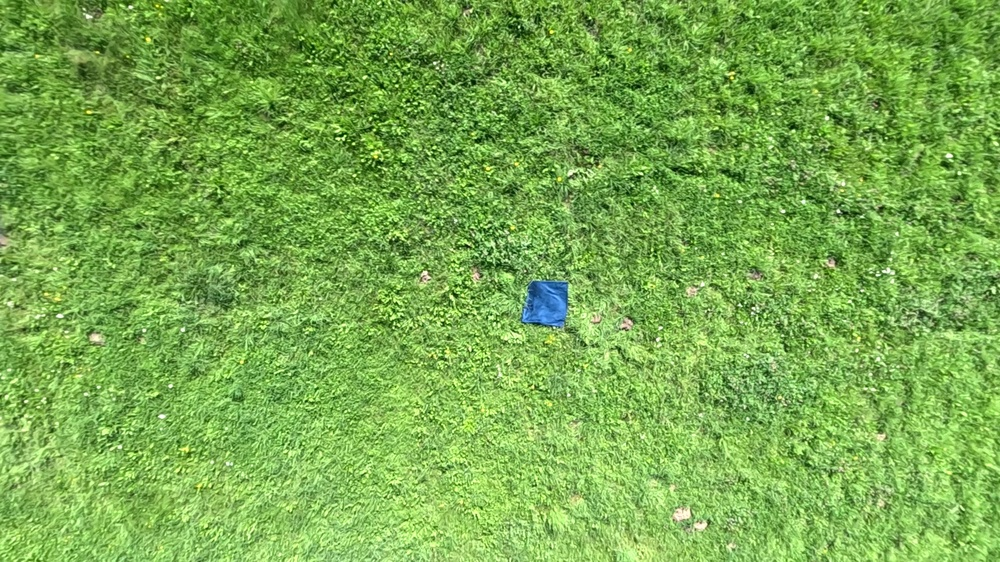
#> input picture AI_Prototyping/test_images/images/shapes_eval_0.jpg, 1000 x 562 px, shrunk from 1920 x 1080 before the run, given in place of the camera
$ python wykrywanieFigurPC.py
#> lines starting #> are read from the running program, lines starting #| are printed output that depends on the picture; after the words box and inside, x2 and y2 are one past the last pixel; in counts of white or black regions, pixels touching at a corner belong together
import cv2
import numpy as np

#indeks 0 dla kamery w laptopie indeks 2 dla GoPro
cap=cv2.VideoCapture(0)

while True:
    _,frame=cap.read()
#> frame is the input picture: shape (562, 1000, 3); mean B, G, R 78.4, 171.1, 121.2

    hsv = cv2.cvtColor(frame, cv2.COLOR_BGR2HSV)
#> hsv: shape (562, 1000, 3); mean H, S, V 46.3, 145.9, 171.3

    lower_blue = np.array([90, 100, 100])
    upper_blue = np.array([135, 255, 255])

    lower_red1 = np.array([0, 100, 100])
    upper_red1 = np.array([5, 255, 255])

    lower_red2 = np.array([136, 100, 100])
    upper_red2 = np.array([180, 255, 255])

    mask_blue = cv2.inRange(hsv, lower_blue, upper_blue)
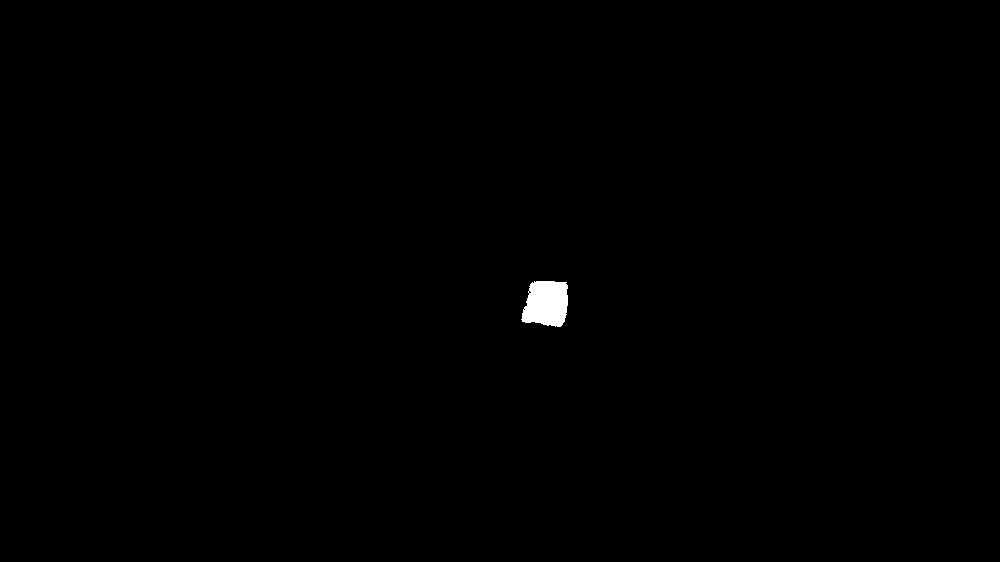
#> mask_blue: shape (562, 1000); 0.31% white; 1 white region

    mask_red1 = cv2.inRange(hsv, lower_red1, upper_red1)
#> mask_red1: shape (562, 1000); every value is 0
    mask_red2 = cv2.inRange(hsv, lower_red2, upper_red2)

    mask_red = cv2.bitwise_or(mask_red1, mask_red2)

    # Teraz możesz użyć tego jako obrazu wejściowego do wykrywania konturów
    contours_blue, _ = cv2.findContours(mask_blue, cv2.RETR_TREE, cv2.CHAIN_APPROX_SIMPLE)
#> contours_blue = 3 contours, 2 with area under 20; largest, box (x1, y1, x2, y2) and area: (521, 281, 568, 327) 1674
    countours_red, _ = cv2.findContours(mask_red, cv2.RETR_TREE, cv2.CHAIN_APPROX_SIMPLE)
#> countours_red = []


    for cnt in contours_blue:
        if cv2.contourArea(cnt) < 300:  # Pomijamy szumy
            continue

        approx = cv2.approxPolyDP(cnt,0.04*cv2.arcLength(cnt,True),True)
        cv2.drawContours(frame, [approx], 0, 0, 3)
        print(len(approx))

        if len(approx)==3:
            x = approx.ravel()[0]
            y = approx.ravel()[1]
            # rysujemy tekst
            # czcionka
            font = cv2.FONT_HERSHEY_SIMPLEX
            # co chcemy napisac
            frame = cv2.putText(frame, 'Trojkat ', (x, y), font, 1, (255, 0, 0), 4)

            #srodek ciezkosci trojkata
            srodek_tr_x = int((approx.ravel()[0] + approx.ravel()[2] + approx.ravel()[4]) / 3)
            srodek_tr_y = int((approx.ravel()[1] + approx.ravel()[3] + approx.ravel()[5]) / 3)
            cv2.circle(frame, (srodek_tr_x,srodek_tr_y), 3, (0, 255, 0), 3)

        if len(approx)==4:
            x = approx.ravel()[0]
            y = approx.ravel()[1]
            # rysujemy tekst
            # czcionka
            font = cv2.FONT_HERSHEY_SIMPLEX
            # co chcemy napisac
            frame = cv2.putText(frame, 'Kwadrat ', (x, y), font, 1, (255, 0, 0), 4)


            #obliczanie srodka kwadratu
            srodek_kw_x=int((approx.ravel()[2]+approx.ravel()[6])/2)
            srodek_kw_y=int((approx.ravel()[3]+approx.ravel()[7])/2)
            cv2.circle(frame, (srodek_kw_x,srodek_kw_y), 3, (0, 255, 0), 3)
        if len(approx)==6:
            x = approx.ravel()[0]
            y = approx.ravel()[1]
            # rysujemy tekst
            # czcionka
            font = cv2.FONT_HERSHEY_SIMPLEX
            # co chcemy napisac
            frame = cv2.putText(frame, 'Szesciokat ', (x, y), font, 1, (255, 0, 0), 4)

            #obliczanie srodka szesciokata
            srodek_sz_x = 0
            for i in range(0,12,2):
                srodek_sz_x = srodek_sz_x + approx.ravel()[i]
            srodek_sz_x = int(srodek_sz_x / 6)

            srodek_sz_y = 0
            for i in range(1, 12, 2):
                srodek_sz_y = srodek_sz_y + approx.ravel()[i]
            srodek_sz_y = int(srodek_sz_y / 6)

            cv2.circle(frame,(srodek_sz_x,srodek_sz_y), 3, (0, 255, 0), 3)
#> this loop made 3 passes
#> (approx, x, y, font, srodek_kw_x, srodek_kw_y) on pass 1: ([[532, 282], [522, 321], [560, 326], [566, 282]], 532, 282, 0, 544, 301)
#> cnt on pass 2: [[523, 309], [524, 308], [525, 309], [524, 310]]
#| 4
#> pass 1, `frame = cv2.putText(frame, 'Kwadrat ', (x, y), font, 1, (255, 0, 0), 4)`:
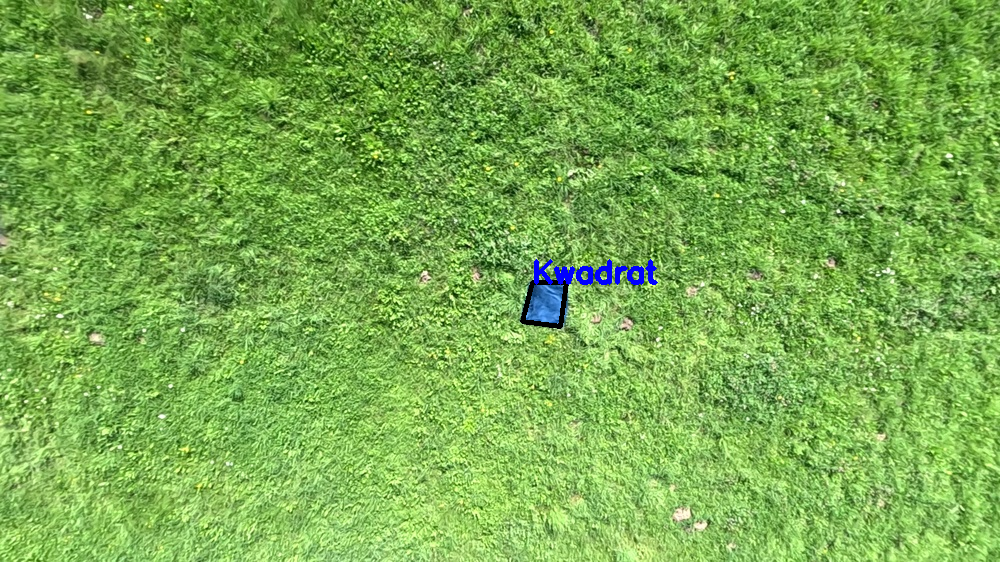
#> frame: shape (562, 1000, 3); 0.39% of pixels changed, all inside (x1, y1, x2, y2) = (520, 259, 658, 329)
#> after the loop: frame: shape (562, 1000, 3); 0.02% of pixels changed, all inside (x1, y1, x2, y2) = (539, 296, 550, 307)

    for cnt in countours_red:
        if cv2.contourArea(cnt) < 300:  # Pomijamy szumy
            continue

        approx = cv2.approxPolyDP(cnt,0.04*cv2.arcLength(cnt,True),True)
        cv2.drawContours(frame, [approx], 0, 0, 3)
        print(len(approx))

        if len(approx)==3:
            x = approx.ravel()[0]
            y = approx.ravel()[1]

            # rysujemy tekst
            # czcionka
            font = cv2.FONT_HERSHEY_SIMPLEX
            # co chcemy napisac
            frame = cv2.putText(frame, 'Trojkat ', (x, y), font, 1, (0, 0, 255), 4)

            # srodek ciezkosci trojkata
            srodek_tr_x = int((approx.ravel()[0] + approx.ravel()[2] + approx.ravel()[4]) / 3)
            srodek_tr_y = int((approx.ravel()[1] + approx.ravel()[3] + approx.ravel()[5]) / 3)
            cv2.circle(frame, (srodek_tr_x, srodek_tr_y), 3, (0, 255, 0), 3)

        if len(approx)==4:
            x = approx.ravel()[0]
            y = approx.ravel()[1]

            # rysujemy tekst
            # czcionka
            font = cv2.FONT_HERSHEY_SIMPLEX
            # co chcemy napisac
            frame = cv2.putText(frame, 'Kwadrat ', (x, y), font, 1, (0, 0, 255), 4)

            # obliczanie srodka kwadratu
            srodek_kw_x = int((approx.ravel()[2] + approx.ravel()[6]) / 2)
            srodek_kw_y = int((approx.ravel()[3] + approx.ravel()[7]) / 2)
            cv2.circle(frame, (srodek_kw_x, srodek_kw_y), 3, (0, 255, 0), 3)

        if len(approx)==6:
            x = approx.ravel()[0]
            y = approx.ravel()[1]
            # rysujemy tekst
            # czcionka
            font = cv2.FONT_HERSHEY_SIMPLEX
            # co chcemy napisac
            frame = cv2.putText(frame, 'Szesciokat', (x, y), font, 1, (0, 0, 255), 4)

            # obliczanie srodka szesciokata
            srodek_sz_x = 0
            for i in range(0, 12, 2):
                srodek_sz_x = srodek_sz_x + approx.ravel()[i]
            srodek_sz_x = int(srodek_sz_x / 6)

            srodek_sz_y = 0
            for i in range(1, 12, 2):
                srodek_sz_y = srodek_sz_y + approx.ravel()[i]
            srodek_sz_y =int(srodek_sz_y / 6)

            cv2.circle(frame, (srodek_sz_x, srodek_sz_y), 3, (0, 255, 0), 3)
#> this loop made 0 passes

    cv2.imshow('mask blue', mask_blue)
    cv2.imshow('mask red', mask_red)
    cv2.imshow('obraz', frame)


    if cv2.waitKey(1) == ord('q'):
#> (key q is pressed here)
        break

cap.release()
cv2.destroyAllWindows()

$ run again, on AI_Prototyping/test_images/images/shapes_eval_1.jpg
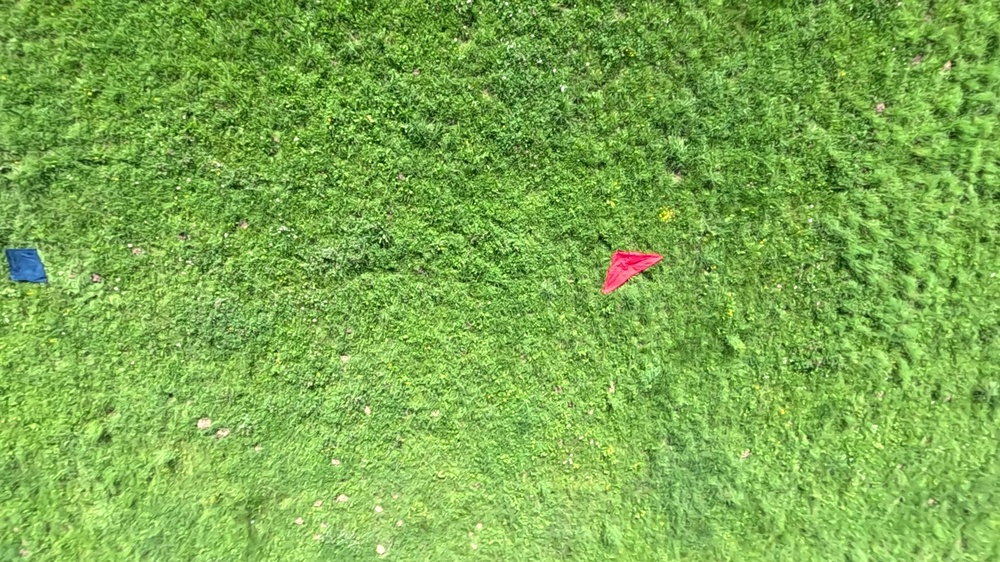
#> input picture AI_Prototyping/test_images/images/shapes_eval_1.jpg, 1000 x 562 px, shrunk from 1920 x 1080 before the run, given in place of the camera
#> frame is the input picture: shape (562, 1000, 3); mean B, G, R 78.3, 172.5, 124.7
#> hsv: shape (562, 1000, 3); mean H, S, V 45.7, 146.1, 173
#> `mask_blue = cv2.inRange(hsv, lower_blue, upper_blue)`:
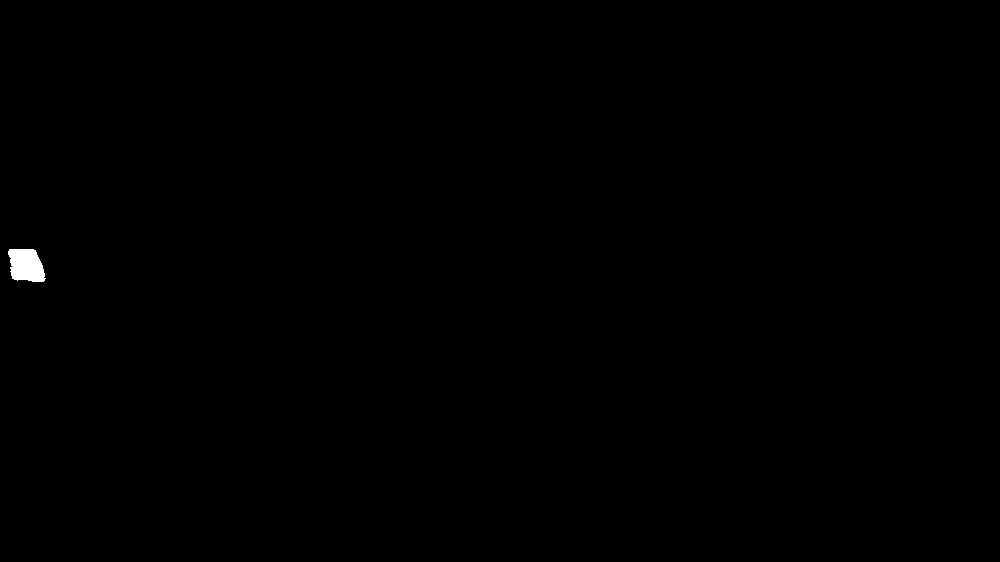
#> mask_blue: shape (562, 1000); 0.18% white; 1 white region, box (x1, y1, x2, y2) and area: (8, 249, 46, 282) 990
#> mask_red1: shape (562, 1000); 0.02% white in thin lines or dots, all inside (x1, y1, x2, y2) = (604, 251, 661, 292)
#> mask_red2: shape (562, 1000); 0.19% white; 1 white region, box (x1, y1, x2, y2) and area: (605, 252, 660, 290) 1043
#> mask_red: shape (562, 1000); 0.21% white; 1 white region
#> contours_blue = 1 contour; box (x1, y1, x2, y2) and area: (8, 249, 46, 282) 930
#> countours_red = 5 contours, 4 with area under 20; largest, box (x1, y1, x2, y2) and area: (604, 251, 661, 292) 1104
#> the loop `for cnt in contours_blue:` made 1 pass
#> (approx, x, y, font, srodek_kw_x, srodek_kw_y) on pass 1: ([[9, 249], [12, 278], [44, 280], [35, 250]], 9, 249, 0, 23, 264)
#> (printed output is left out)
#> the loop `for cnt in countours_red:` made 5 passes
#> (approx, x, y, font, srodek_tr_x, srodek_tr_y) on pass 1: ([[604, 291], [660, 256], [617, 251]], 604, 291, 0, 627, 266)
#> (printed output is left out)
#> pass 1, `frame = cv2.putText(frame, 'Trojkat ', (x, y), font, 1, (0, 0, 255), 4)`:
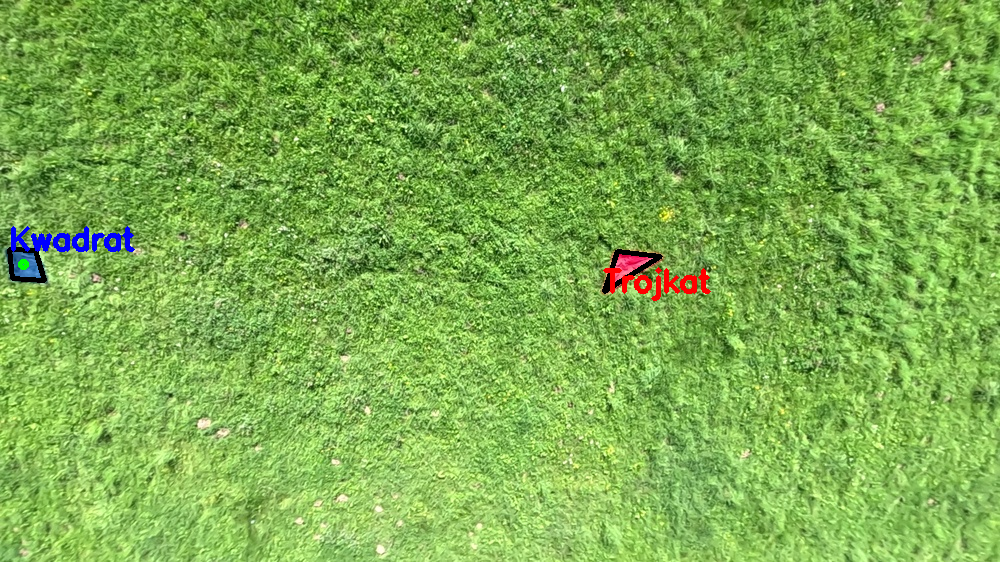
#> frame: shape (562, 1000, 3); mean B, G, R 78.2, 171.5, 124.3

$ run again, on AI_Prototyping/test_images/images/shapes_eval_3.jpg
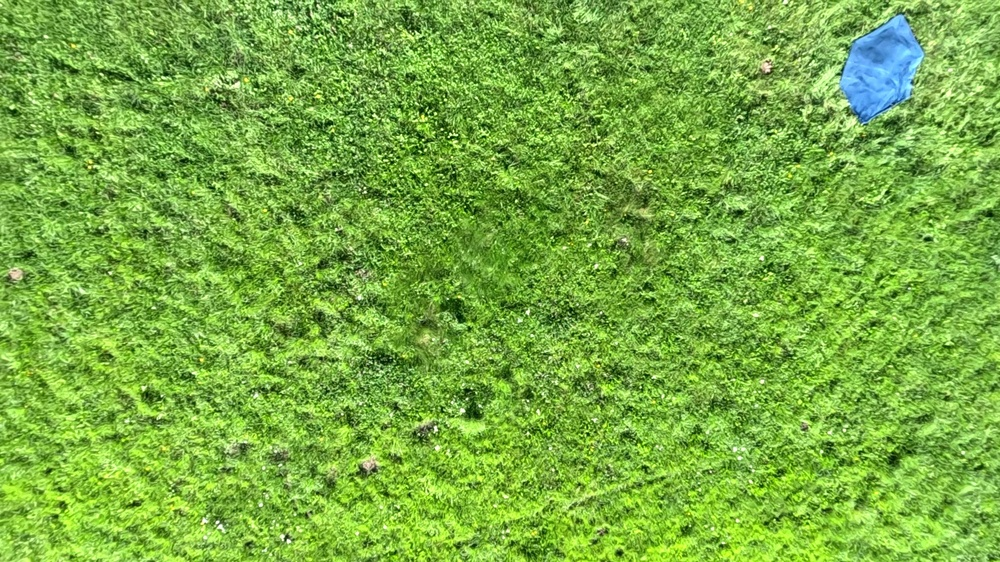
#> input picture AI_Prototyping/test_images/images/shapes_eval_3.jpg, 1000 x 562 px, shrunk from 1920 x 1080 before the run, given in place of the camera
#> frame is the input picture: shape (562, 1000, 3); mean B, G, R 66.7, 172.7, 120.8
#> hsv: shape (562, 1000, 3); mean H, S, V 45.3, 165.9, 173.3
#> `mask_blue = cv2.inRange(hsv, lower_blue, upper_blue)`:
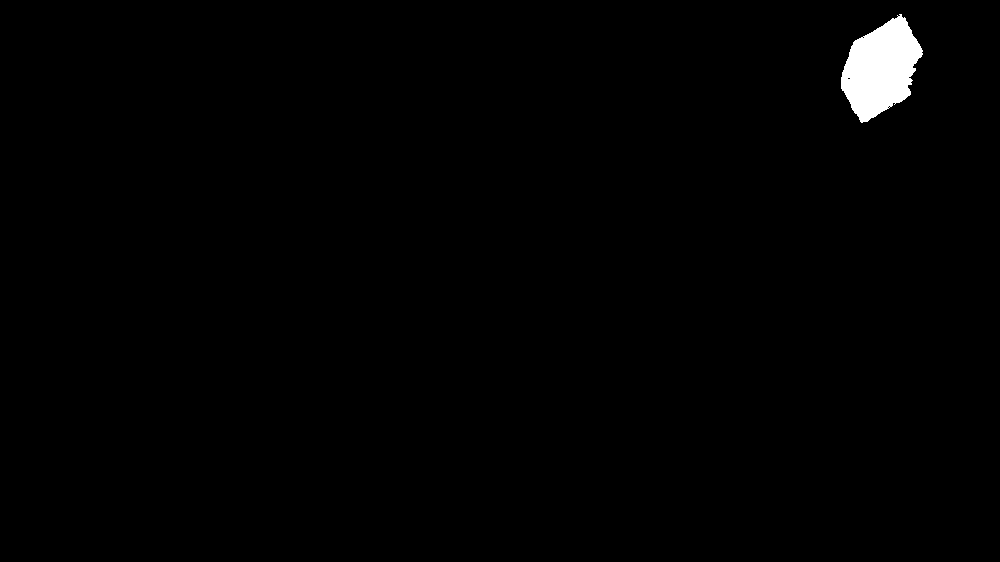
#> mask_blue: shape (562, 1000); 0.99% white; 1 white region
#> mask_red1: shape (562, 1000); every value is 0
#> contours_blue = 5 contours, 4 with area under 20; largest, box (x1, y1, x2, y2) and area: (841, 14, 923, 123) 5445
#> countours_red = []
#> the loop `for cnt in contours_blue:` made 5 passes
#> (x, y, font, srodek_sz_x, srodek_sz_y) on pass 1: (901, 14, 0, 881, 69)
#> (printed output is left out)
#> pass 1, `frame = cv2.putText(frame, 'Szesciokat ', (x, y), font, 1, (255, 0, 0)..`:
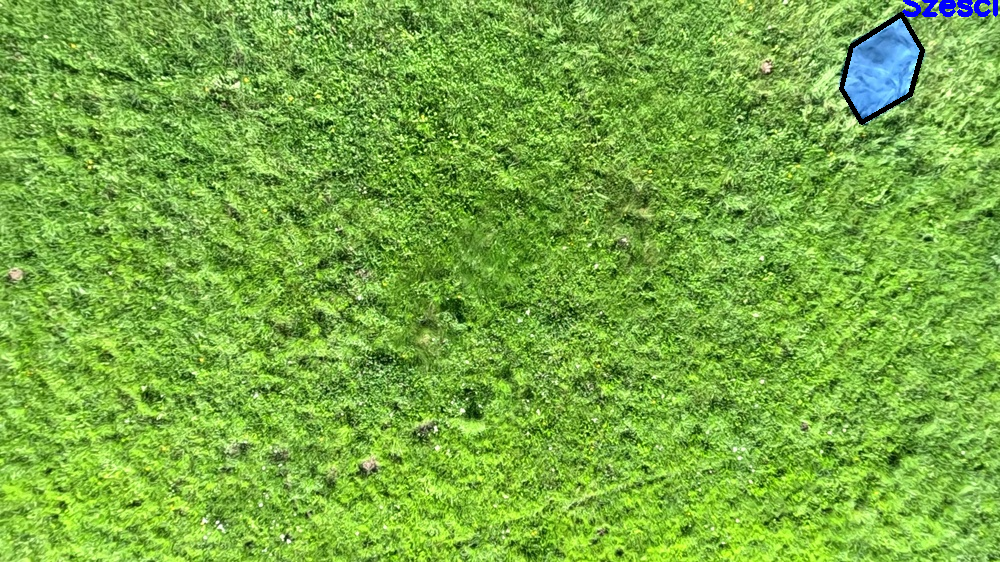
#> frame: shape (562, 1000, 3); 0.43% of pixels changed, all inside (x1, y1, x2, y2) = (839, 0, 998, 125)
